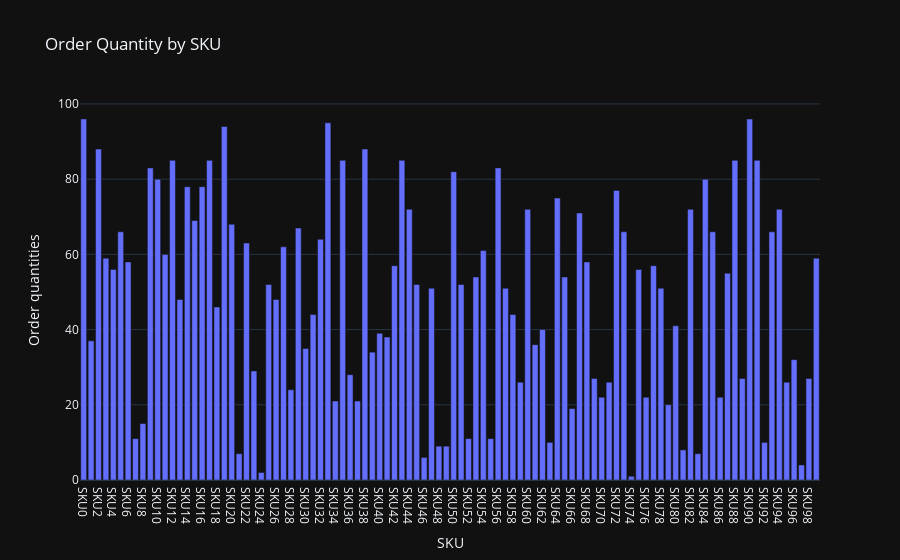

Notebook code cell kept with this figure:
### Code cell
order_quantity_chart = px.bar(data, x='SKU',
                        y='Order quantities',
                        title='Order Quantity by SKU')
order_quantity_chart.show()

### Figure 1 — Plotly figure (JSON) as saved in the notebook; plotly's stock layout.template omitted (floating-point values rounded to 4 significant figures)
{"data": [{"alignmentgroup": "True", "hovertemplate": "SKU=%{x}<br>Order quantities=%{y}<extra></extra>", "legendgroup": "", "marker": {"color": "#636efa", "pattern": {"shape": ""}}, "name": "", "offsetgroup": "", "orientation": "v", "showlegend": false, "textposition": "auto", "type": "bar", "x": ["SKU0", "SKU1", "SKU2", "SKU3", "SKU4", "SKU5", "SKU6", "SKU7", "SKU8", "SKU9", "SKU10", "SKU11", "SKU12", "SKU13", "SKU14", "SKU15", "SKU16", "SKU17", "SKU18", "SKU19", "SKU20", "SKU21", "SKU22", "SKU23", "SKU24", "SKU25", "SKU26", "SKU27", "SKU28", "SKU29", "SKU30", "SKU31", "SKU32", "SKU33", "SKU34", "SKU35", "SKU36", "SKU37", "SKU38", "SKU39", "SKU40", "SKU41", "SKU42", "SKU43", "SKU44", "SKU45", "SKU46", "SKU47", "SKU48", "SKU49", "SKU50", "SKU51", "SKU52", "SKU53", "SKU54", "SKU55", "SKU56", "SKU57", "SKU58", "SKU59", "SKU60", "SKU61", "SKU62", "SKU63", "SKU64", "SKU65", "SKU66", "SKU67", "SKU68", "SKU69", "SKU70", "SKU71", "SKU72", "SKU73", "SKU74", "SKU75", "SKU76", "SKU77", "SKU78", "SKU79", "SKU80", "SKU81", "SKU82", "SKU83", "SKU84", "SKU85", "SKU86", "SKU87", "SKU88", "SKU89", "SKU90", "SKU91", "SKU92", "SKU93", "SKU94", "SKU95", "SKU96", "SKU97", "SKU98", "SKU99"], "xaxis": "x", "y": [96, 37, 88, 59, 56, 66, 58, 11, 15, 83, 80, 60, 85, 48, 78, 69, 78, 85, 46, 94, 68, 7, 63, 29, 2, 52, 48, 62, 24, 67, 35, 44, 64, 95, 21, 85, 28, 21, 88, 34, 39, 38, 57, 85, 72, 52, 6, 51, 9, 9, 82, 52, 11, 54, 61, 11, 83, 51, 44, 26, 72, 36, 40, 10, 75, 54, 19, 71, 58, 27, 22, 26, 77, 66, 1, 56, 22, 57, 51, 20, 41, 8, 72, 7, 80, 66, 22, 55, 85, 27, 96, 85, 10, 66, 72, 26, 32, 4, 27, 59], "yaxis": "y"}], "layout": {"barmode": "relative", "legend": {"tracegroupgap": 0}, "title": {"text": "Order Quantity by SKU"}, "xaxis": {"anchor": "y", "domain": [0, 1], "title": {"text": "SKU"}}, "yaxis": {"anchor": "x", "domain": [0, 1], "title": {"text": "Order quantities"}}}}
